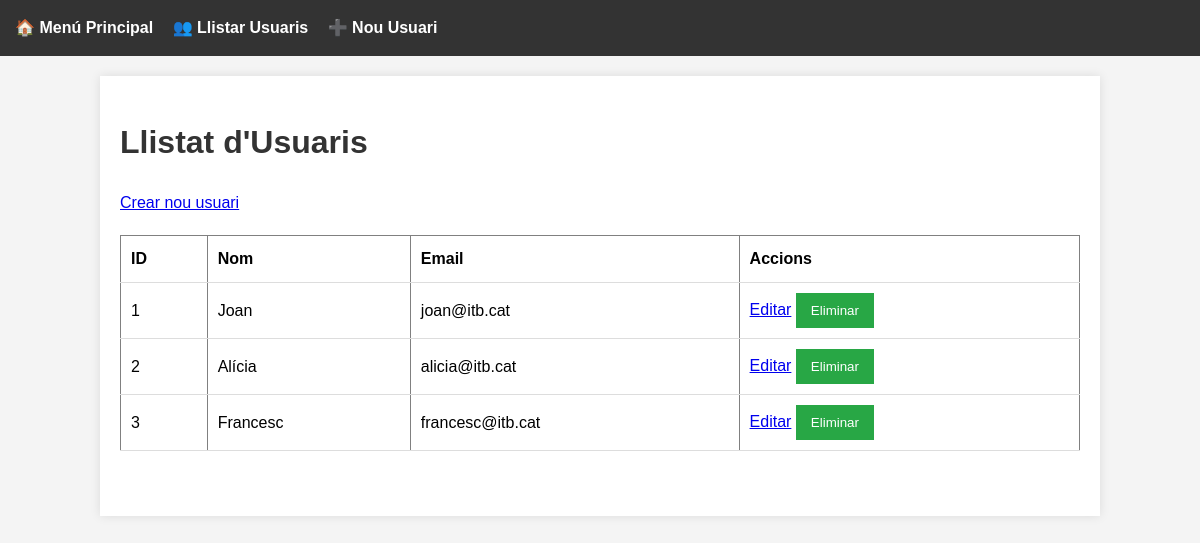
Before: /index.php?action=list with the older database file.
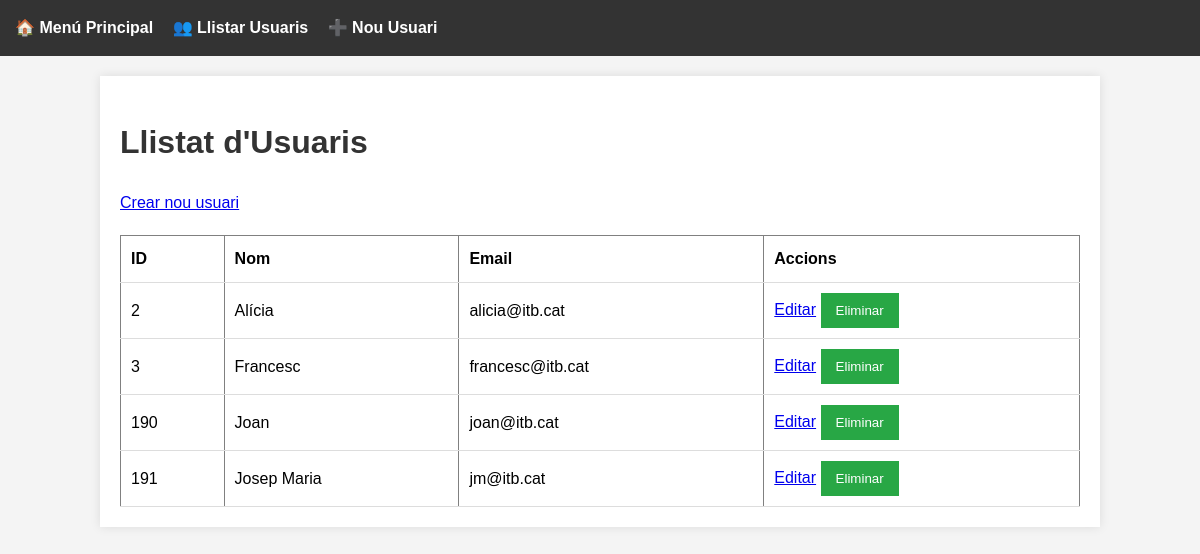
After: the same page with the newer database file.
### tables this page shows
CREATE TABLE usuaris (
    usu_id INTEGER PRIMARY KEY AUTOINCREMENT, 
    usu_nom TEXT, 
    usu_email TEXT UNIQUE
);

### controllers/UsuariController.php (called while the page is built, shortened)
<?php
require_once __DIR__ . '/../dao/UsuariDAO.php';
require_once __DIR__ . '/../models/Usuari.php';
class UsuariController {
    private $usuariDAO;
    public function __construct($db) {
        $this->usuariDAO = new UsuariDAO($db);
    }
    public function getAllUsuaris() {
        $usuaris = $this->usuariDAO->getAll();
        return ['success' => true, 'usuaris' => $usuaris];
    }
}

### dao/UsuariDAO.php (called while the page is built, shortened)
<?php
require_once __DIR__ . '/../models/Usuari.php';
class UsuariDAO {
    private $db;
    public function __construct($db) {
        $this->db = $db;
    }
    public function getAll() {
        $result = $this->db->query("SELECT * FROM usuaris");
        $usuaris = [];
        while ($row = $result->fetchArray(SQLITE3_ASSOC)) {
            $usuaris[] = new Usuari($row['usu_id'], $row['usu_nom'], $row['usu_email']);
        }
        return $usuaris;
    }
}
?>

### models/Usuari.php (called while the page is built, shortened)
<?php
class Usuari {
    private $usu_id;
    private $usu_nom;
    private $usu_email;
    public function __construct($usu_id = null, $usu_nom = null, $usu_email = null) {
        $this->usu_id = $usu_id;
        $this->usu_nom = $usu_nom;
        $this->usu_email = $usu_email;
    }
    public function getId() {
        return $this->usu_id;
    }
    public function getNom() {
        return $this->usu_nom;
    }
    public function getEmail() {
        return $this->usu_email;
    }
}
?>

### views/usuaris/list.php (the view, shortened to what this page needs)
<h1>Llistat d'Usuaris</h1>
<a href="index.php?action=create">Crear nou usuari</a>
<?php if (!empty($result['usuaris'])): ?>
    <table border="1">
        <tr>
            <th>ID</th>
            <th>Nom</th>
            <th>Email</th>
            <th>Accions</th>
        </tr>
        <?php foreach ($result['usuaris'] as $usuari): ?>
            <tr>
                <td><?= htmlspecialchars($usuari->getId()) ?></td>
                <td><?= htmlspecialchars($usuari->getNom()) ?></td>
                <td><?= htmlspecialchars($usuari->getEmail()) ?></td>
                <td>
                    <a href="index.php?action=edit&id=<?= $usuari->getId() ?>">Editar</a>
                    <form method="POST" action="index.php?action=delete" style="display:inline;">
                        <button type="submit" onclick="return confirm('Segur?')">Eliminar</button>
                    </form>
                </td>
            </tr>
        <?php endforeach; ?>
    </table>
<?php else: ?>
    <p>No hi ha usuaris.</p>
<?php endif; ?>

### index.php (shortened to what this page needs)
<?php
require_once __DIR__ . '/includes/dbOpenConn.php';
require_once __DIR__ . '/controllers/UsuariController.php';
$controller = new UsuariController($db);
$action = $_GET['action'] ?? 'menu';
$result = null;
if ($action === 'list') {
    $result = $controller->getAllUsuaris();
} elseif ($action === 'search_results') {
    $result = $controller->buscarUsuaris($_GET['nom_cerca'] ?? '');
}
?>
<!DOCTYPE html>
<html lang="ca">
<head>
    <head>
        <link rel="stylesheet" href="public/css/style.css">
    </head>
</head>
<body>
    <div class="container">
        <?php
        switch($action) {
            case 'list':
            case 'search_results':
                include __DIR__ . '/views/usuaris/list.php';
                break;
                ?>
                <?php
        }
        ?>
    </div>
</body>
</html>

### style/style.css (style rules this page uses)
body { font-family: Arial, sans-serif; line-height: 1.6; margin: 0; padding: 0; background-color: #f4f4f4; }
.container { width: 80%; margin: auto; overflow: hidden; padding: 20px; background: #fff; min-height: 400px; box-shadow: 0px 0px 10px rgba(0,0,0,0.1); }
nav { background: #333; color: #fff; padding: 15px; margin-bottom: 20px; }
nav a { color: #fff; text-decoration: none; margin-right: 15px; font-weight: bold; }
h1, h2, h3 { color: #333; }
table { width: 100%; border-collapse: collapse; margin-top: 20px; }
table th, table td { padding: 10px; text-align: left; border-bottom: 1px solid #ddd; }
form { margin-top: 20px; }
button { padding: 10px 15px; background: #28a745; color: white; border: none; cursor: pointer; }

Changed rows visible on the page:
removed usuaris: usu_id "1", usu_nom "Joan", usu_email "joan@itb.cat"
added usuaris: usu_id "190", usu_nom "Joan", usu_email "joan@itb.cat"
added usuaris: usu_id "191", usu_nom "Josep Maria", usu_email "jm@itb.cat"
